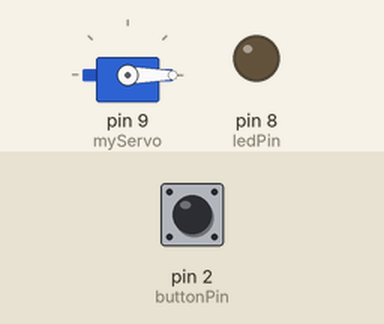
Recording of a sketch running on a simulated Arduino Uno, built with avr-gcc and run on an emulated ATmega328P. Shown: servo, output pins drawn as LEDs (lit = HIGH). The inputs (shaded band) are chosen by the test bench; at power-on: pin 2 (buttonPin) HIGH.

Above: at 1.2 s.
1.3 s: pin 2 (buttonPin) pulled LOW for 0.15 s
At 1.7 s:
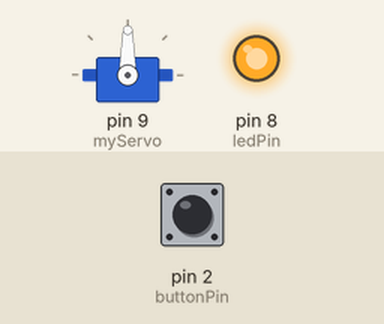
3.8 s: pin 2 (buttonPin) pulled LOW for 3.2 s
At 4.7 s:
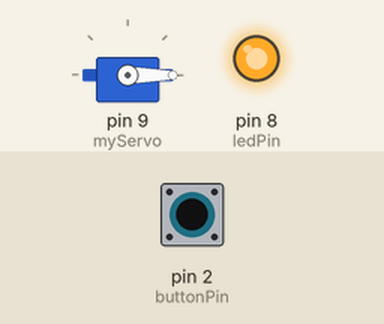
Timing chart, 0 to 9.3 s (numbered marks = the images above; inputs shaded):
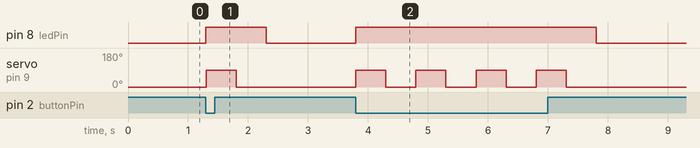

The sketch:

CatTreatDispenser.ino
```cpp
#include <Servo.h>

// Create servo object
Servo myServo;

// Pin assignments
const int buttonPin = 2;
const int ledPin = 8;

void setup() {
  // Attach servo to pin 9
  myServo.attach(9);

  // Configure pins
  pinMode(buttonPin, INPUT_PULLUP);
  pinMode(ledPin, OUTPUT);

  // Start servo at 0 degrees
  myServo.write(0);
}

void loop() {
  // Check if button is pressed
  if (digitalRead(buttonPin) == LOW) {

    // Turn on LED
    digitalWrite(ledPin, HIGH);

    // Rotate servo to dispense treat
    myServo.write(90);
    delay(500);

    // Return servo to starting position
    myServo.write(0);
    delay(500);

  } else {

    // Turn LED off
    digitalWrite(ledPin, LOW);

  }
}
```

Measured:
- after the input at 1.3 s, pin 8 (ledPin): LOW → HIGH at once, → LOW 1.0 s later; servo on pin 9 (myServo): 0° → 90° at once, → 0° 0.50 s later
- after the input at 3.8 s, pin 8 (ledPin): LOW → HIGH at once, → LOW 4.0 s later; servo on pin 9 (myServo): alternates 90° for 0.50 s and 0° for 0.50 s, 8 changes in all, then stays 0°, starting at once
